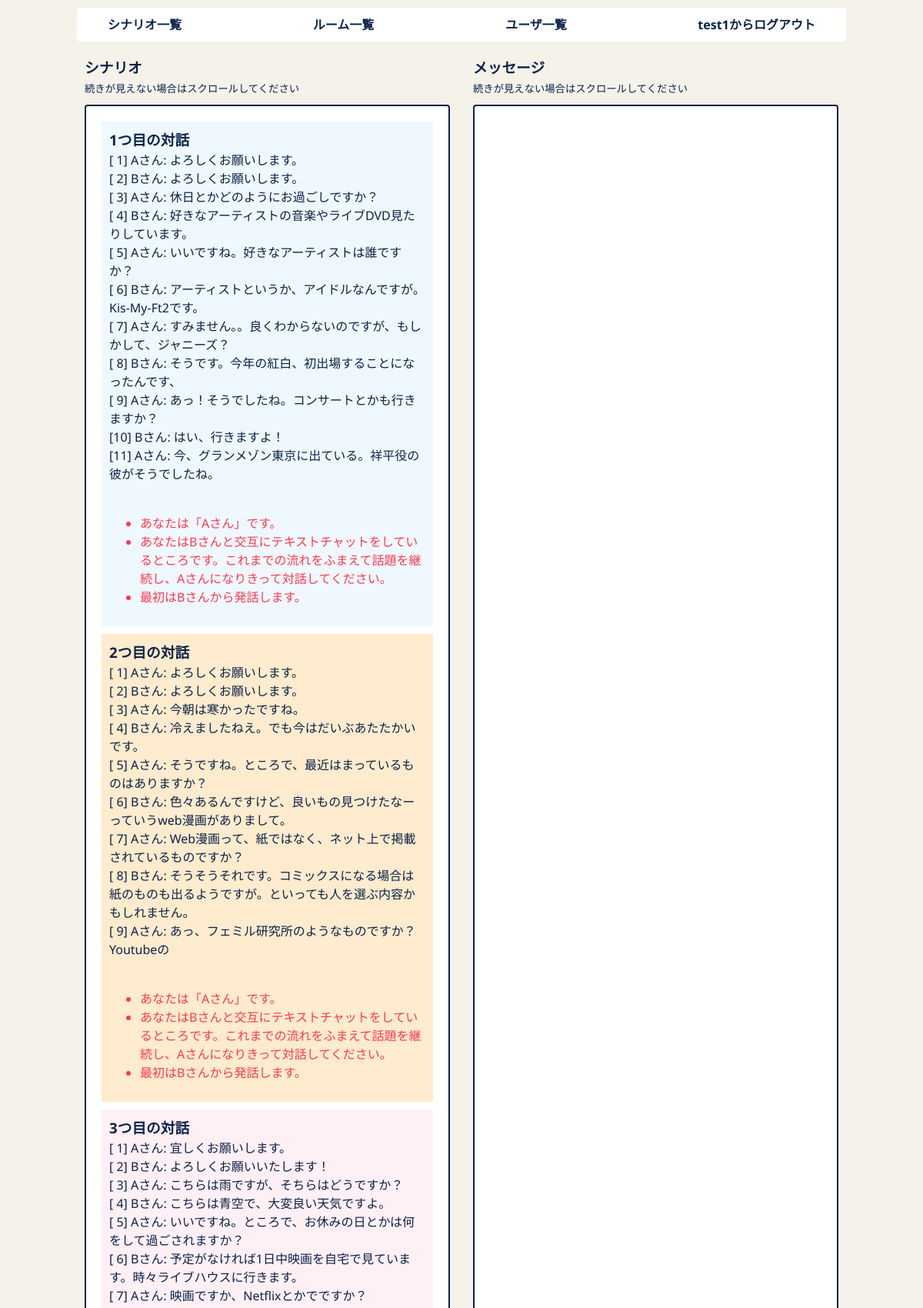
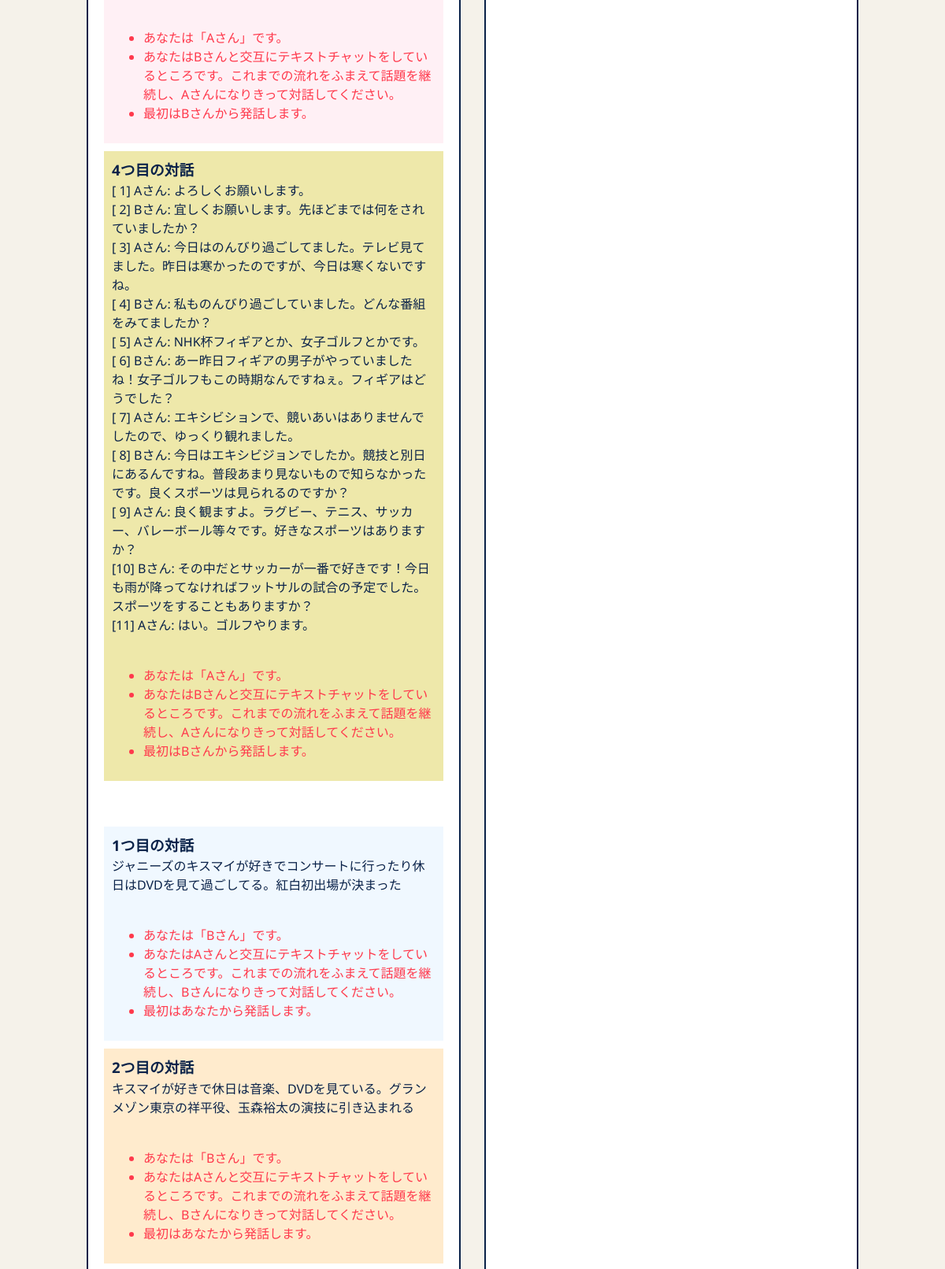
Screenshot of /rooms/60bf79b0a1bf4094b662f8a7fafb28f7 (signed in, upper part) with the database file from the repository (2 pictures, top to bottom).
### flaskr/models/user.py (models this page shows, shortened)
class User(db.Model):
    __tablename__ = "users"
    id        = db.Column("id",       db.Integer,     primary_key=True)
    name      = db.Column("name",     db.String(100), nullable=False, unique=True)
    role      = db.Column("role",     db.Enum(Role),  nullable=False,              default=Role.NORMAL)
    _password = db.Column("password", db.String(100), nullable=False)
    messages  = db.relationship("Message", backref="user", lazy=True)
    def _get_password(self):
        return self._password
    def _set_password(self, password):
        password = self.validate_password("password", password)
        if password:
            password = password.strip()
        self._password = generate_password_hash(password)
    password_descriptor = property(_get_password, _set_password)
    password = synonym("_password", descriptor=password_descriptor)
    def __repr__(self):
        return "<User id={self.id} name={self.name!r}>".format(self=self)
    def is_admin(self):
        return self.role == Role.ADMIN

### flaskr/models/scenario.py (models this page shows, shortened)
class Scenario(db.Model):
    __tablename__ = "scenarios"
    id          = db.Column("id",          db.Integer,      primary_key=True)
    title       = db.Column("title",       db.String(100),  nullable=False,   unique=True)
    text        = db.Column("text",        db.String(5000), nullable=False)
    displayname = db.Column("displayname", db.String(100))

### flaskr/views/rooms.py (the view)
@bp.route("/<string:hash_id>", methods=["GET"])
@login_required
def show(hash_id):
    user = g.user
    room = fetch_room_from_hash_id(hash_id)
    if room is None:
        abort(404)
    try:
        if user.is_admin():
            scenarios = room.scenarios
        else:
            if room.status == Status.USED:
                abort(404)
            room.include(user)
            scenarios = [room.fetch_scenario_of(user)]
        current_app.logger.info(f"[/rooms/{hash_id}] {user}")
        return render_template("rooms/show.html", room=room, scenarios=scenarios)
    except Exception as error:
        flash(error.args[0])
    return redirect(url_for("rooms.index"))

### flaskr/views/__init__.py (called while the page is built)
def login_required(f):
    @wraps(f)
    def decorated_view(*args, **kwargs):
        if g.user is None:
            return redirect(url_for("auth.login", next=request.path))
        return f(*args, **kwargs)
    return decorated_view

def load_user():
    user_id = session.get("user_id")
    if user_id is None:
        g.user = None
    else:
        g.user = User.query.get(user_id)

### flaskr/views/rooms.py (called while the page is built)
def fetch_room_from_hash_id(hash_id):
    room_list = Room.query.filter_by(hash_id=hash_id).all()
    if len(room_list) == 0:
        return None
    return room_list[0]

### flaskr/templates/rooms/show.html (shortened to what this page needs)
{% extends "layout.html" %}
{% block body %}
  <div class="css-flex">
    <div class="scenario_area">
      <div>
        <h3>シナリオ</h3>
        <small>続きが見えない場合はスクロールしてください</small>
      </div>
      <div class="frame">
        {% for scenario in scenarios %}
          <pre>{{ scenario.text|safe }}</pre>
        {% endfor %}
      </div>
    </div>
    <div class="message_area">
      <div>
        <h3>メッセージ</h3>
        <small>続きが見えない場合はスクロールしてください</small>
      </div>
      <div class="frame" id="scrollArea">
      </div>
    </div>
  </div>
{% endblock %}

### flaskr/templates/layout.html (shortened to what this page needs)
<!DOCTYPE html>
<html lang="ja">
<head>
  <link rel=stylesheet type=text/css href="{{ url_for('static', filename='style.css') }}">
</head>
<body>
<div class="page">
  <nav>
    <ol class="global_nav css-reset-list">
      {% if session.user_id %}
        {% if g.user.is_admin() %}
          <li><a href="{{ url_for('scenarios.index') }}" class="css-reset-a">シナリオ一覧</a></li>
          <li><a href="{{ url_for('rooms.index') }}" class="css-reset-a">ルーム一覧</a></li>
          <li><a href="{{ url_for('users.index') }}" class="css-reset-a">ユーザ一覧</a></li>
        {% else %}
          <li><a href="{{ url_for('rooms.index') }}" class="css-reset-a">ルーム一覧</a></li>
        {% endif %}
        <li><a href="{{ url_for('auth.logout') }}" class="css-reset-a">{{ g.user.name }}からログアウト</a></li>
      {% else %}
        <li><a href="{{ url_for('auth.login') }}" class="css-reset-a">ログイン</a></li>
        <li><a href="{{ url_for('users.create') }}" class="css-reset-a">ユーザ新規登録</a></li>
      {% endif %}
    </ol>
  </nav>
  <main>
  {% block body %}{% endblock %}
  </main>
</div>
</body>
</html>

### flaskr/static/style.css (style rules this page uses)
:root { --color--white: #ffffff; --color--black: #333333; --color--khaki-light: #f5f2ea; --color--blue: #0d6efd; --color--blue-dark: #064bb1; --color--red: #ff394c; --color--red-dark: #c32b3a; --color--pink: #f81887; --color--pink-dark: #c5106a; --color--orange: #ff7622; --color--yellow: #ffd700; --color--yellow-dark: #dcba03; --color--green: #5fbb28; --color--green-dark: #478d1d; --color--cyan: #20bfff; --color--navy: #0a2249; --color--navy-light: #93a4bf; --color--navy-dark: #020f25; --color--black-alpha: #3333332F; --color--yellow-alpha: #ffc1072F; --color--cyan-alpha: #0dcaf02F; --font--default: "Noto Sans", sans-serif; }
body { min-height: auto; font-family: var(--font--default); color: var(--color--navy); background: var(--color--khaki-light); }
pre { font-family: var(--font--default); margin: 0; white-space: pre-wrap; }
.frame { border: 2px solid var(--color--navy); border-radius: 4px; padding: 20px; background: var(--color--white); overflow: scroll; }
.css-flex { display: flex; gap: 10px; }
.css-reset-list { margin: 0; padding: 0; list-style: none; }
.css-reset-a { text-decoration: none; color: inherit; }
.page { max-width: 1000px; margin: 0 auto; }
.global_nav { width: 100%; display: flex; justify-content: space-between; margin: 10px auto; padding: 10px 40px; background: var(--color--white); border-radius: 4px; }
.global_nav a { font-weight: bold; }
main { padding: 10px 0; }
.scenario_area, .message_area { flex: 1; padding: 0 10px; height: calc(100vh - 100px); display: grid; grid-template-rows: auto 1fr; gap: 10px; }

### rows the page displays
User: user.name "test1"
Scenario: text "1つ目の対話 [ 1] Aさん: よろしくお願いします。 [ 2] Bさん: よろしくお願いします。 [ 3] Aさん: 休日とかどのようにお過ごしですか？ [ 4] Bさん: 好きなアーティストの音楽やライブDVD見たりしています。 [ 5] Aさん: いいですね。好きなアーティストは誰ですか？ [ 6] Bさん: アーティストというか、アイドルなんですが。Kis-My-Ft2です。 [ 7] Aさん: すみません。。良くわからないのですが、もしかして、ジャニーズ？ [ 8] Bさん: そうです。今年の紅白、初出場することになったんです、 [ 9] Aさん: あっ！そうでしたね。コンサートとかも行きますか？ [10] Bさん: はい、行きますよ！ [11] Aさん: 今、グランメゾン東京に出ている。祥平役の彼がそうでしたね。 あなたは「Aさん」です。 あなたはBさんと交互にテキストチャットをしているところです。これまでの流れをふまえて話題を継続し、Aさんになりきって対話してください。 最初はBさんから発話します。 2つ目の対話 [ 1] Aさん: よろしくお願いします。 [ 2] Bさん: よろしくお願いします。 [ 3] Aさん: 今朝は寒かったですね。 [ 4] Bさん: 冷えましたねえ。でも今はだいぶあたたかいです。 [ 5] Aさん: そうですね。ところで、最近はまっているものはありますか？ [ 6] Bさん: 色々あるんですけど、良いもの見つけたなーっていうweb漫画がありまして。 [ 7] Aさん:…"
Scenario: text "1つ目の対話 ジャニーズのキスマイが好きでコンサートに行ったり休日はDVDを見て過ごしてる。紅白初出場が決まった あなたは「Bさん」です。 あなたはAさんと交互にテキストチャットをしているところです。これまでの流れをふまえて話題を継続し、Bさんになりきって対話してください。 最初はあなたから発話します。 2つ目の対話 キスマイが好きで休日は音楽、DVDを見ている。グランメゾン東京の祥平役、玉森裕太の演技に引き込まれる あなたは「Bさん」です。 あなたはAさんと交互にテキストチャットをしているところです。これまでの流れをふまえて話題を継続し、Bさんになりきって対話してください。 最初はあなたから発話します。"
